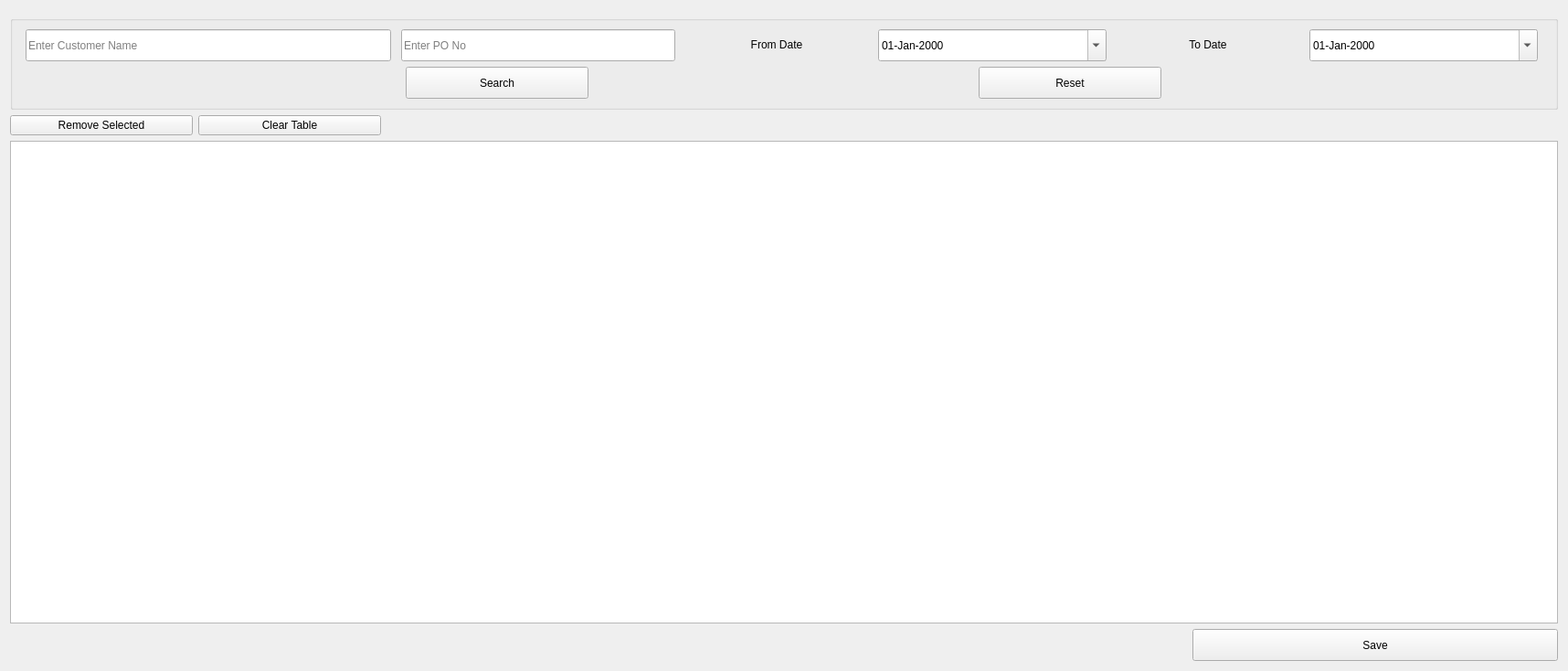
<?xml version="1.0" encoding="UTF-8"?>
<ui version="4.0">
 <class>purchaseOrderReport</class>
 <widget class="QWidget" name="purchaseOrderReport">
  <property name="geometry">
   <rect>
    <x>0</x>
    <y>0</y>
    <width>1716</width>
    <height>734</height>
   </rect>
  </property>
  <property name="sizePolicy">
   <sizepolicy hsizetype="Expanding" vsizetype="Preferred">
    <horstretch>0</horstretch>
    <verstretch>0</verstretch>
   </sizepolicy>
  </property>
  <property name="windowTitle">
   <string>Form</string>
  </property>
  <layout class="QGridLayout" name="gridLayout">
   <item row="0" column="0" colspan="2">
    <widget class="Header" name="widget" native="true">
     <property name="sizePolicy">
      <sizepolicy hsizetype="Preferred" vsizetype="Fixed">
       <horstretch>0</horstretch>
       <verstretch>0</verstretch>
      </sizepolicy>
     </property>
    </widget>
   </item>
   <item row="1" column="0" colspan="2">
    <widget class="QGroupBox" name="groupBox">
     <property name="title">
      <string/>
     </property>
     <property name="checkable">
      <bool>false</bool>
     </property>
     <layout class="QVBoxLayout" name="verticalLayout">
      <item>
       <layout class="QHBoxLayout" name="horizontalLayout">
        <item>
         <widget class="QLineEdit" name="customerSearchValue">
          <property name="sizePolicy">
           <sizepolicy hsizetype="Expanding" vsizetype="Fixed">
            <horstretch>0</horstretch>
            <verstretch>0</verstretch>
           </sizepolicy>
          </property>
          <property name="minimumSize">
           <size>
            <width>350</width>
            <height>35</height>
           </size>
          </property>
          <property name="maximumSize">
           <size>
            <width>400</width>
            <height>16777215</height>
           </size>
          </property>
          <property name="placeholderText">
           <string>Enter Customer Name</string>
          </property>
         </widget>
        </item>
        <item>
         <widget class="QLineEdit" name="billSearchValue">
          <property name="sizePolicy">
           <sizepolicy hsizetype="Expanding" vsizetype="Fixed">
            <horstretch>0</horstretch>
            <verstretch>0</verstretch>
           </sizepolicy>
          </property>
          <property name="minimumSize">
           <size>
            <width>0</width>
            <height>35</height>
           </size>
          </property>
          <property name="maximumSize">
           <size>
            <width>300</width>
            <height>16777215</height>
           </size>
          </property>
          <property name="placeholderText">
           <string>Enter PO No</string>
          </property>
         </widget>
        </item>
        <item>
         <widget class="QLabel" name="fromDateLabel">
          <property name="sizePolicy">
           <sizepolicy hsizetype="Expanding" vsizetype="Fixed">
            <horstretch>0</horstretch>
            <verstretch>0</verstretch>
           </sizepolicy>
          </property>
          <property name="minimumSize">
           <size>
            <width>0</width>
            <height>0</height>
           </size>
          </property>
          <property name="maximumSize">
           <size>
            <width>200</width>
            <height>16777215</height>
           </size>
          </property>
          <property name="text">
           <string>From Date</string>
          </property>
          <property name="alignment">
           <set>Qt::AlignCenter</set>
          </property>
         </widget>
        </item>
        <item>
         <widget class="QDateEdit" name="fromDateValue">
          <property name="sizePolicy">
           <sizepolicy hsizetype="Expanding" vsizetype="Fixed">
            <horstretch>0</horstretch>
            <verstretch>0</verstretch>
           </sizepolicy>
          </property>
          <property name="minimumSize">
           <size>
            <width>0</width>
            <height>35</height>
           </size>
          </property>
          <property name="maximumSize">
           <size>
            <width>250</width>
            <height>16777215</height>
           </size>
          </property>
          <property name="displayFormat">
           <string>dd-MMM-yyyy</string>
          </property>
          <property name="calendarPopup">
           <bool>true</bool>
          </property>
         </widget>
        </item>
        <item>
         <widget class="QLabel" name="toDateLabel">
          <property name="sizePolicy">
           <sizepolicy hsizetype="Expanding" vsizetype="Fixed">
            <horstretch>0</horstretch>
            <verstretch>0</verstretch>
           </sizepolicy>
          </property>
          <property name="minimumSize">
           <size>
            <width>0</width>
            <height>0</height>
           </size>
          </property>
          <property name="maximumSize">
           <size>
            <width>200</width>
            <height>16777215</height>
           </size>
          </property>
          <property name="text">
           <string>To Date</string>
          </property>
          <property name="alignment">
           <set>Qt::AlignCenter</set>
          </property>
         </widget>
        </item>
        <item>
         <widget class="QDateEdit" name="toDateValue">
          <property name="sizePolicy">
           <sizepolicy hsizetype="Expanding" vsizetype="Fixed">
            <horstretch>0</horstretch>
            <verstretch>0</verstretch>
           </sizepolicy>
          </property>
          <property name="minimumSize">
           <size>
            <width>0</width>
            <height>35</height>
           </size>
          </property>
          <property name="maximumSize">
           <size>
            <width>250</width>
            <height>16777215</height>
           </size>
          </property>
          <property name="displayFormat">
           <string>dd-MMM-yyyy</string>
          </property>
          <property name="calendarPopup">
           <bool>true</bool>
          </property>
         </widget>
        </item>
       </layout>
      </item>
      <item>
       <layout class="QHBoxLayout" name="horizontalLayout_2">
        <item>
         <widget class="QPushButton" name="searchButton">
          <property name="sizePolicy">
           <sizepolicy hsizetype="Fixed" vsizetype="Fixed">
            <horstretch>0</horstretch>
            <verstretch>0</verstretch>
           </sizepolicy>
          </property>
          <property name="minimumSize">
           <size>
            <width>0</width>
            <height>35</height>
           </size>
          </property>
          <property name="maximumSize">
           <size>
            <width>200</width>
            <height>16777215</height>
           </size>
          </property>
          <property name="text">
           <string>Search</string>
          </property>
         </widget>
        </item>
        <item>
         <widget class="QPushButton" name="resetButton">
          <property name="sizePolicy">
           <sizepolicy hsizetype="Fixed" vsizetype="Fixed">
            <horstretch>0</horstretch>
            <verstretch>0</verstretch>
           </sizepolicy>
          </property>
          <property name="minimumSize">
           <size>
            <width>0</width>
            <height>35</height>
           </size>
          </property>
          <property name="maximumSize">
           <size>
            <width>200</width>
            <height>16777215</height>
           </size>
          </property>
          <property name="text">
           <string>Reset</string>
          </property>
         </widget>
        </item>
       </layout>
      </item>
     </layout>
    </widget>
   </item>
   <item row="2" column="0" colspan="2">
    <layout class="QHBoxLayout" name="horizontalLayout_3">
     <item>
      <widget class="QPushButton" name="removeButton">
       <property name="minimumSize">
        <size>
         <width>200</width>
         <height>0</height>
        </size>
       </property>
       <property name="text">
        <string>Remove Selected</string>
       </property>
      </widget>
     </item>
     <item>
      <widget class="QPushButton" name="clearButton">
       <property name="minimumSize">
        <size>
         <width>200</width>
         <height>0</height>
        </size>
       </property>
       <property name="text">
        <string>Clear Table</string>
       </property>
      </widget>
     </item>
     <item>
      <spacer name="horizontalSpacer_2">
       <property name="orientation">
        <enum>Qt::Horizontal</enum>
       </property>
       <property name="sizeHint" stdset="0">
        <size>
         <width>40</width>
         <height>20</height>
        </size>
       </property>
      </spacer>
     </item>
    </layout>
   </item>
   <item row="3" column="0" colspan="2">
    <widget class="PurchaseOrderReportTable" name="purchaseOrderTable"/>
   </item>
   <item row="4" column="0">
    <spacer name="horizontalSpacer">
     <property name="orientation">
      <enum>Qt::Horizontal</enum>
     </property>
     <property name="sizeHint" stdset="0">
      <size>
       <width>1278</width>
       <height>20</height>
      </size>
     </property>
    </spacer>
   </item>
   <item row="4" column="1">
    <widget class="QPushButton" name="saveButton">
     <property name="sizePolicy">
      <sizepolicy hsizetype="Minimum" vsizetype="Fixed">
       <horstretch>0</horstretch>
       <verstretch>0</verstretch>
      </sizepolicy>
     </property>
     <property name="minimumSize">
      <size>
       <width>400</width>
       <height>35</height>
      </size>
     </property>
     <property name="text">
      <string>Save</string>
     </property>
    </widget>
   </item>
  </layout>
 </widget>
 <customwidgets>
  <customwidget>
   <class>Header</class>
   <extends>QWidget</extends>
   <header location="global">_widgets.header</header>
   <container>1</container>
  </customwidget>
  <customwidget>
   <class>PurchaseOrderReportTable</class>
   <extends>QTableView</extends>
   <header>_views.purchaseOrderReportTableView</header>
  </customwidget>
 </customwidgets>
 <resources/>
 <connections/>
</ui>
